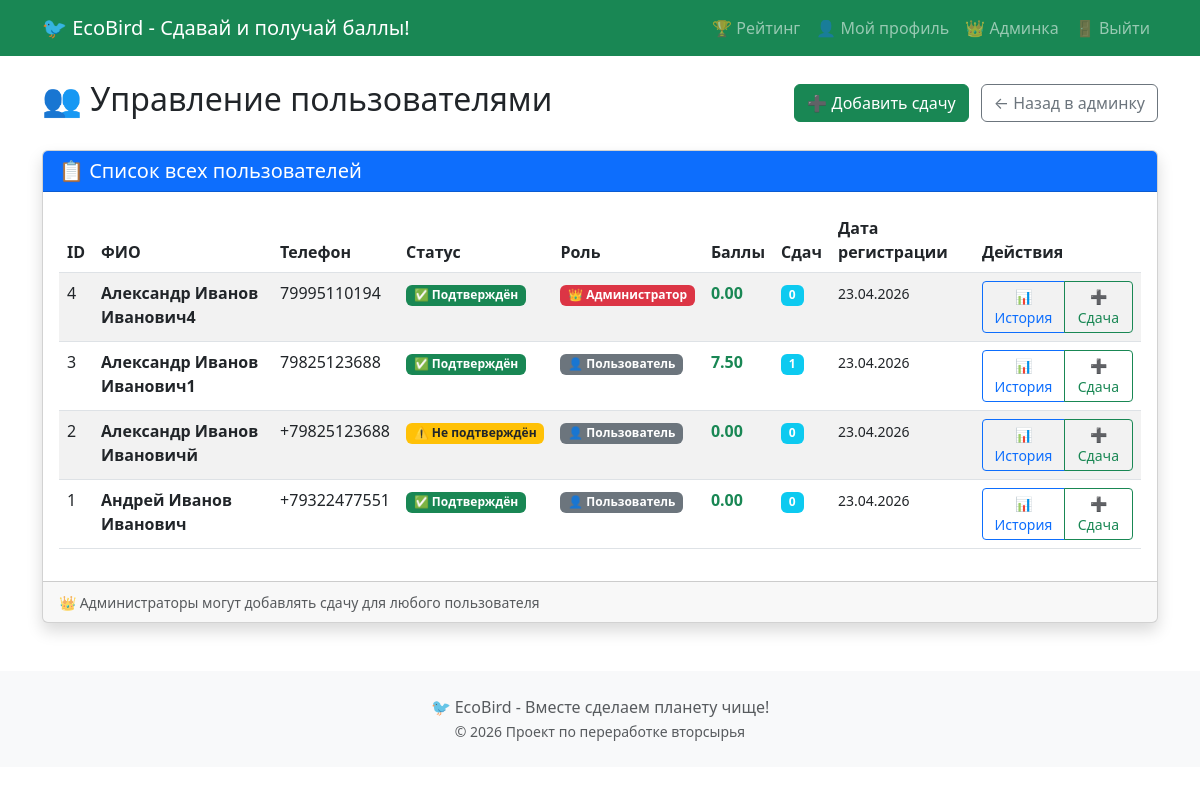
/admin/users (signed in), run on an earlier commit of the app's database.
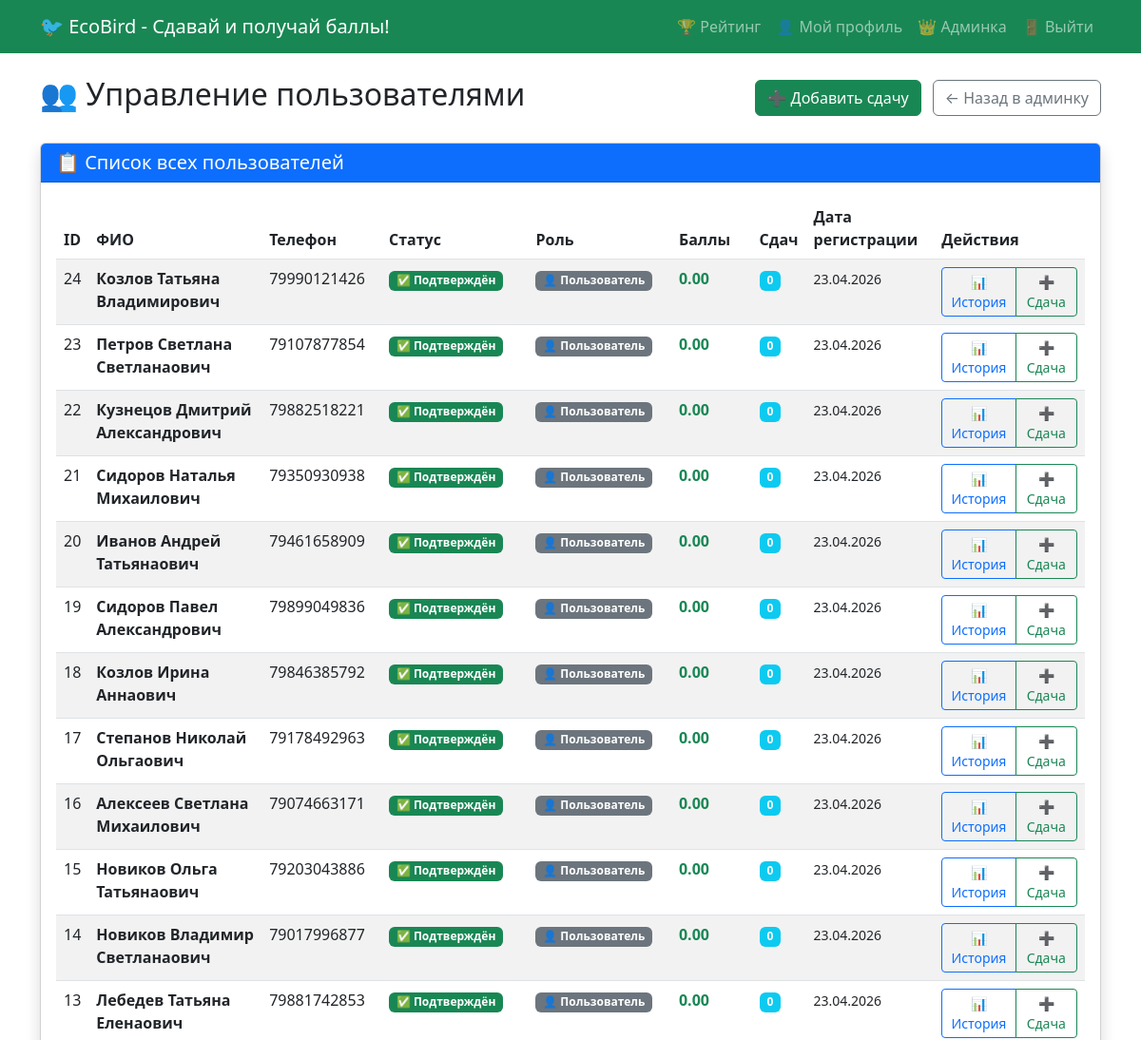
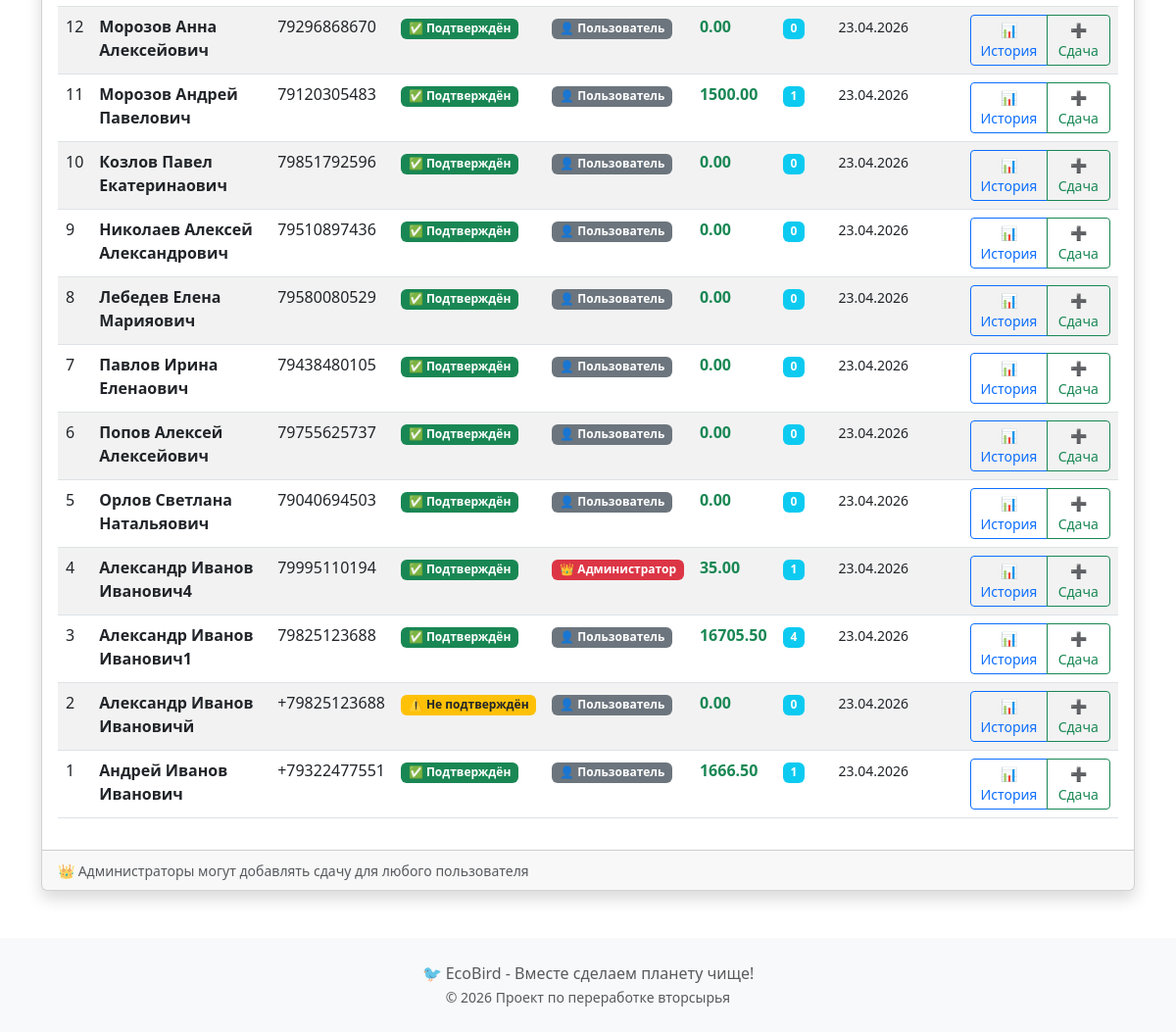
And on a later commit of the database (2 pictures, top to bottom).
### models.py (models this page shows)
class User(UserMixin, db.Model):
    __tablename__ = 'users'
    id = db.Column(db.Integer, primary_key=True)
    phone = db.Column(db.String(20), unique=True, nullable=False, index=True)
    full_name = db.Column(db.String(100), nullable=False)
    password_hash = db.Column(db.String(128), nullable=False)
    is_admin = db.Column(db.Boolean, default=False)
    is_verified = db.Column(db.Boolean, default=False)
    sms_code = db.Column(db.String(6), nullable=True)
    sms_code_expires = db.Column(db.DateTime, nullable=True)
    created_at = db.Column(db.DateTime, default=datetime.utcnow)
    submissions = db.relationship('Submission', backref='user', lazy='dynamic',
                                  foreign_keys='Submission.user_id')
    added_submissions = db.relationship('Submission', backref='admin', lazy='dynamic',
                                        foreign_keys='Submission.admin_id')
    def get_total_points(self):
        return db.session.query(db.func.sum(Submission.points)).filter_by(user_id=self.id).scalar() or 0.0

### app.py (the view)
@app.route('/admin/users')
@admin_required
def admin_users():
    users = db.session.query(User).order_by(User.created_at.desc()).all()
    return render_template('admin/users.html', users=users)

### app.py (called while the page is built)
@login_manager.user_loader
def load_user(user_id):
    return db.session.get(User, int(user_id))

def admin_required(f):
    from functools import wraps
    @wraps(f)
    @login_required
    def decorated_function(*args, **kwargs):
        if not current_user.is_admin:
            abort(403)
        return f(*args, **kwargs)
    return decorated_function

### templates/admin/users.html (shortened to what this page needs)
{% extends "base.html" %}
{% block content %}
<div class="d-flex justify-content-between align-items-center mb-4">
    <h2>👥 Управление пользователями</h2>
    <div>
        <a href="{{ url_for('add_submission') }}" class="btn btn-success me-2">
            ➕ Добавить сдачу
        </a>
        <a href="{{ url_for('admin_dashboard') }}" class="btn btn-outline-secondary">
            ← Назад в админку
        </a>
    </div>
</div>
<div class="card shadow">
    <div class="card-header bg-primary text-white">
        <h5 class="mb-0">📋 Список всех пользователей</h5>
    </div>
    <div class="card-body">
        <div class="table-responsive">
            <table class="table table-striped table-hover">
                <thead>
                    <tr>
                        <th>ID</th>
                        <th>ФИО</th>
                        <th>Телефон</th>
                        <th>Статус</th>
                        <th>Роль</th>
                        <th>Баллы</th>
                        <th>Сдач</th>
                        <th>Дата регистрации</th>
                        <th>Действия</th>
                    </tr>
                </thead>
                <tbody>
                    {% for user in users %}
                    <tr>
                        <td>{{ user.id }}</td>
                        <td>
                            <strong>{{ user.full_name }}</strong>
                        </td>
                        <td>{{ user.phone }}</td>
                        <td>
                            {% if user.is_verified %}
                                <span class="badge bg-success">✅ Подтверждён</span>
                            {% else %}
                                <span class="badge bg-warning text-dark">⚠️ Не подтверждён</span>
                            {% endif %}
                        </td>
                        <td>
                            {% if user.is_admin %}
                                <span class="badge bg-danger">👑 Администратор</span>
                            {% else %}
                                <span class="badge bg-secondary">👤 Пользователь</span>
                            {% endif %}
                        </td>
                        <td>
                            <strong class="text-success">{{ "%.2f"|format(user.get_total_points()) }}</strong>
                        </td>
                        <td>
                            <span class="badge bg-info">{{ user.submissions.count() }}</span>
                        </td>
                        <td>
                            <small>{{ user.created_at.strftime('%d.%m.%Y') }}</small>
                        </td>
                        <td>
                            <div class="btn-group" role="group">
                                <button class="btn btn-sm btn-outline-primary"
                                        onclick="viewUserHistory({{ user.id }})"
                                        title="Просмотр истории сдачи">
                                    📊 История
                                </button>
                                <a href="{{ url_for('add_submission', user_id=user.id) }}"
                                   class="btn btn-sm btn-outline-success"
                                   title="Добавить сдачу для этого пользователя">
                                    ➕ Сдача
                                </a>
                            </div>
                        </td>
                    </tr>
                    {% else %}
                    <tr>
                        <td colspan="9" class="text-center text-muted py-4">
                            🐦 Пока нет зарегистрированных пользователей
                        </td>
                    </tr>
                    {% endfor %}
                </tbody>
            </table>
        </div>
    </div>
    <div class="card-footer text-muted">
        <small>👑 Администраторы могут добавлять сдачу для любого пользователя</small>
    </div>
</div>
{% endblock %}

What changed in the data, as far as the page shows it:
added User: id "24", full_name "Козлов Татьяна Владимирович", phone "79990121426", is_verified "✅ Подтверждён", shows "👤 Пользователь", get_total_points "0.00", submissions.count "0", created_at "23.04.2026"
added User: id "23", full_name "Петров Светлана Светланаович", phone "79107877854", is_verified "✅ Подтверждён", shows "👤 Пользователь", get_total_points "0.00", submissions.count "0", created_at "23.04.2026"
added User: id "22", full_name "Кузнецов Дмитрий Александрович", phone "79882518221", is_verified "✅ Подтверждён", shows "👤 Пользователь", get_total_points "0.00", submissions.count "0", created_at "23.04.2026"
added User: id "21", full_name "Сидоров Наталья Михаилович", phone "79350930938", is_verified "✅ Подтверждён", shows "👤 Пользователь", get_total_points "0.00", submissions.count "0", created_at "23.04.2026"
added User: id "20", full_name "Иванов Андрей Татьянаович", phone "79461658909", is_verified "✅ Подтверждён", shows "👤 Пользователь", get_total_points "0.00", submissions.count "0", created_at "23.04.2026"
added User: id "19", full_name "Сидоров Павел Александрович", phone "79899049836", is_verified "✅ Подтверждён", shows "👤 Пользователь", get_total_points "0.00", submissions.count "0", created_at "23.04.2026"
added User: id "18", full_name "Козлов Ирина Аннаович", phone "79846385792", is_verified "✅ Подтверждён", shows "👤 Пользователь", get_total_points "0.00", submissions.count "0", created_at "23.04.2026"
added User: id "17", full_name "Степанов Николай Ольгаович", phone "79178492963", is_verified "✅ Подтверждён", shows "👤 Пользователь", get_total_points "0.00", submissions.count "0", created_at "23.04.2026"
added User: id "16", full_name "Алексеев Светлана Михаилович", phone "79074663171", is_verified "✅ Подтверждён", shows "👤 Пользователь", get_total_points "0.00", submissions.count "0", created_at "23.04.2026"
added User: id "15", full_name "Новиков Ольга Татьянаович", phone "79203043886", is_verified "✅ Подтверждён", shows "👤 Пользователь", get_total_points "0.00", submissions.count "0", created_at "23.04.2026"
added User: id "14", full_name "Новиков Владимир Светланаович", phone "79017996877", is_verified "✅ Подтверждён", shows "👤 Пользователь", get_total_points "0.00", submissions.count "0", created_at "23.04.2026"
added User: id "13", full_name "Лебедев Татьяна Еленаович", phone "79881742853", is_verified "✅ Подтверждён", shows "👤 Пользователь", get_total_points "0.00", submissions.count "0", created_at "23.04.2026"
added User: id "12", full_name "Морозов Анна Алексейович", phone "79296868670", is_verified "✅ Подтверждён", shows "👤 Пользователь", get_total_points "0.00", submissions.count "0", created_at "23.04.2026"
added User: id "11", full_name "Морозов Андрей Павелович", phone "79120305483", is_verified "✅ Подтверждён", is_admin "👤 Пользователь", get_total_points "1500.00", submissions.count "1", created_at "23.04.2026"
added User: id "10", full_name "Козлов Павел Екатеринаович", phone "79851792596", is_verified "✅ Подтверждён", shows "👤 Пользователь", get_total_points "0.00", submissions.count "0", created_at "23.04.2026"
added User: id "9", full_name "Николаев Алексей Александрович", phone "79510897436", is_verified "✅ Подтверждён", shows "👤 Пользователь", get_total_points "0.00", submissions.count "0", created_at "23.04.2026"
added User: id "8", full_name "Лебедев Елена Марияович", phone "79580080529", is_verified "✅ Подтверждён", shows "👤 Пользователь", get_total_points "0.00", submissions.count "0", created_at "23.04.2026"
added User: id "7", full_name "Павлов Ирина Еленаович", phone "79438480105", is_verified "✅ Подтверждён", shows "👤 Пользователь", get_total_points "0.00", submissions.count "0", created_at "23.04.2026"
added User: id "6", full_name "Попов Алексей Алексейович", phone "79755625737", is_verified "✅ Подтверждён", shows "👤 Пользователь", get_total_points "0.00", submissions.count "0", created_at "23.04.2026"
added User: id "5", full_name "Орлов Светлана Натальяович", phone "79040694503", is_verified "✅ Подтверждён", shows "👤 Пользователь", get_total_points "0.00", submissions.count "0", created_at "23.04.2026"
computed for User "Александр Иванов Иванович4": get_total_points "0.00" → "35.00"; submissions.count "0" → "1"
computed for User "Александр Иванов Иванович1": get_total_points "7.50" → "16705.50"; submissions.count "1" → "4"
computed for User "Андрей Иванов Иванович": get_total_points "0.00" → "1666.50"; submissions.count "0" → "1"
